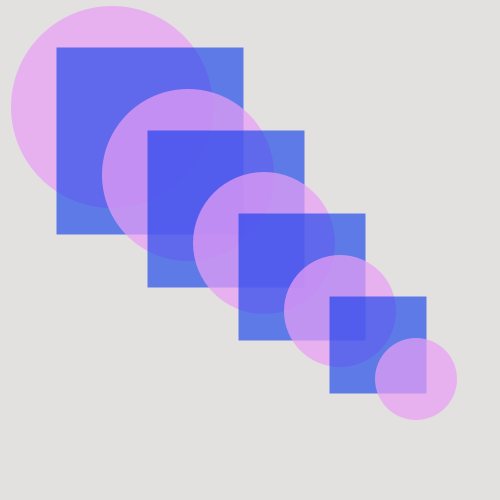
Frame 1 (no input)
Frame 60 (the mouse pressed at the canvas centre just before this capture): identical to frame 1, image omitted
Frame 120 (the mouse held since frame 60 and released just before this capture): identical to frame 1, image omitted

The Processing sketch that drew this single still picture (run headless with seeded random() and noise(); from frame 60 on, the mouse is pressed at the canvas centre):

// Processing sketch: valmem
// ── valmem.pde
//delcare
//can declare and initialize on the same line
//the use of variables instead of numbers makes compiling more convenient
color lilac, dumb;
float shapeX, shapeY;
float shapeSize = 150; //declaring and initializing on same line


//initialize
void setup(){
 //"color" data type allows to be tweaked
  color lilac;
  color dumb;
  size(500, 500);
  rectMode(CENTER);
  noStroke();
}

void draw(){
 shapeSize = 202;
 shapeX = 112;
 shapeY = 107;
 
 float xStep = 38; //local variable under "draw" will be reset each frame
 float yStep = 34;
 float sizeStep = 15;
 lilac =  color(#E99EF5, 184); //second value "alpha" adjusts opacity
 dumb = color(#0C3AEA, 157);

 background(#E3E0E0); 
 
 fill(lilac);
 circle(shapeX, shapeY, shapeSize);
 shapeSize -= sizeStep;
 shapeX += xStep; //-=, +=; compound assignments, makes compiling and organization easier
 shapeY += yStep;

 fill(dumb);
 square(shapeX, shapeY, shapeSize);
 shapeSize -= sizeStep;
 shapeX += xStep;
 shapeY += yStep;
 
 fill(lilac);
 circle(shapeX, shapeY, shapeSize);
 shapeSize -= sizeStep;
 shapeX += xStep;
 shapeY += yStep;
 
 
 fill(dumb);
 square(shapeX, shapeY, shapeSize);
 shapeSize -= sizeStep;
 shapeX += xStep;
 shapeY += yStep;
 
 fill(lilac);
 circle(shapeX, shapeY, shapeSize);
 shapeSize -= sizeStep;
 shapeX += xStep;
 shapeY += yStep;
 
 fill(dumb);
 square(shapeX, shapeY, shapeSize);
 shapeSize -= sizeStep;
 shapeX += xStep;
 shapeY += yStep;
 
 fill(lilac);
 circle(shapeX, shapeY, shapeSize);
 shapeSize -= sizeStep;
 shapeX += xStep;
 shapeY += yStep;
 
  fill(dumb);
 square(shapeX, shapeY, shapeSize);
 shapeSize -= sizeStep;
 shapeX += xStep;
 shapeY += yStep;
 
 fill(lilac);
 circle(shapeX, shapeY, shapeSize);
 shapeSize -= sizeStep;
 shapeX += xStep;
 shapeY += yStep;
 //free to repeat then tweak
 
}
